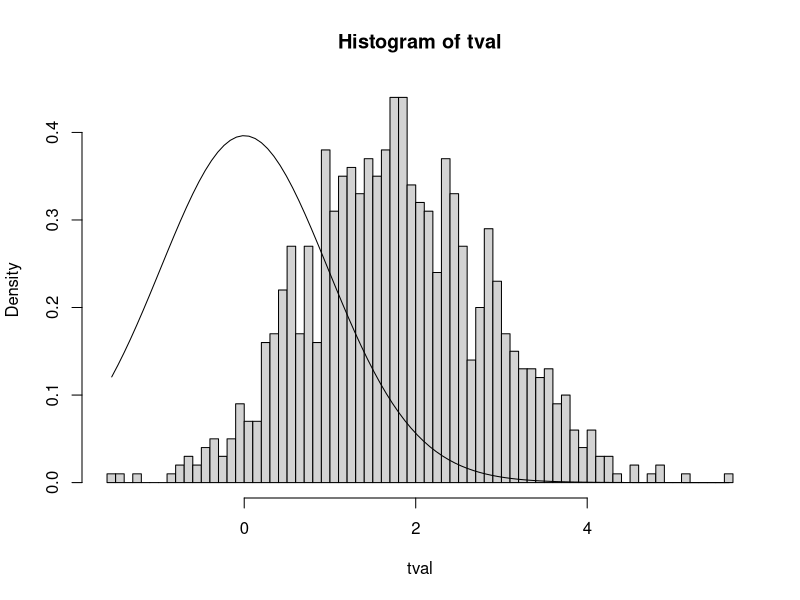
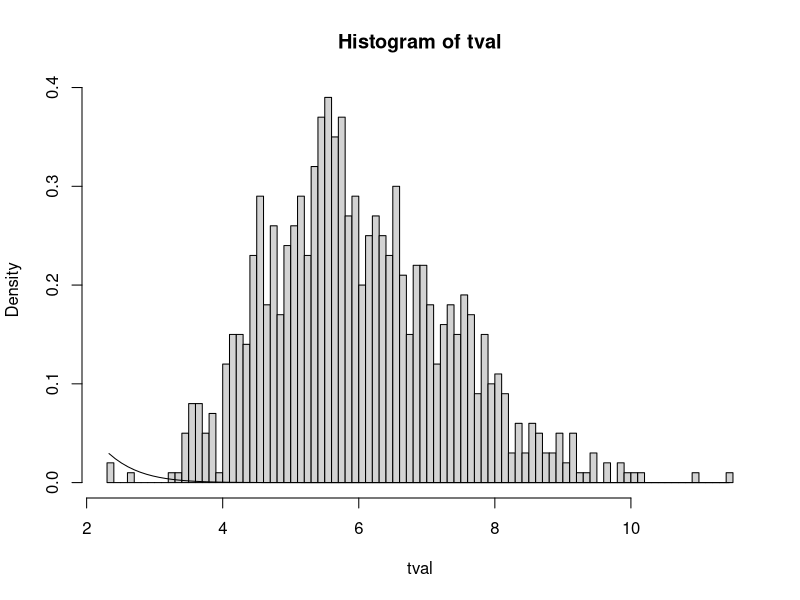
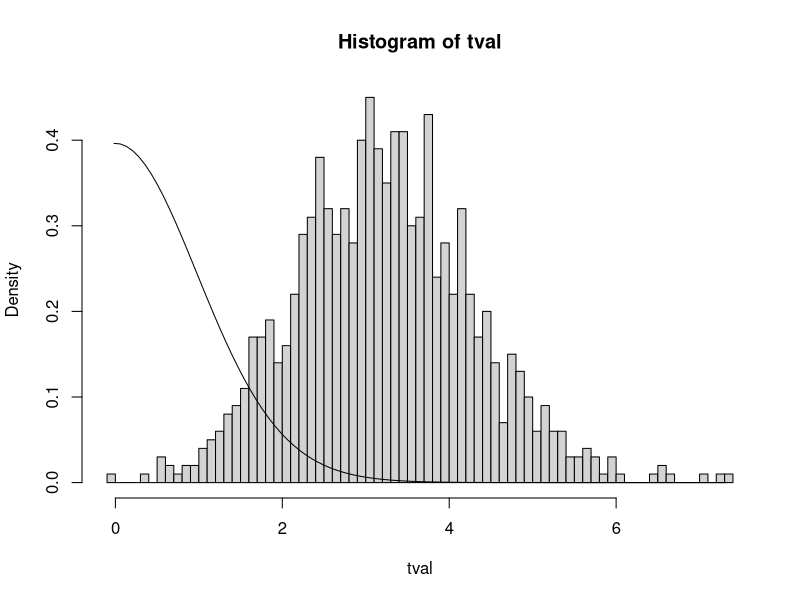

Here is the R script that generated these plots, in order:
# Test de moyenne bilatéral - T test simulation (Monte Carlo)
# Objectif: Estimation de puissance 
# dans le cas: 2 échantillons indépendants de même variance.

# Clear environment
rm(list=ls())

#-----------------------------------------------------------------------
# Paramètres de la simulation
#-----------------------------------------------------------------------



# Taille des échantillons pilotes
# Non nécessairement égaux (dépend des ressources disponibles)
npilote_congruent = 20
npilote_incongruent = 20

# Taille des tirages pour Monte-Carlo.
# On les prends égaux de préférence.
n1 = 20
n2 = 20
# Number of runs for MC
runs = 1000


# Difference between the means
# no difference to test the alpha level (type I errors)
meand = 0
# non null to test how often the existing effect is found (power)
meand = 0.1

# Standard deviation of both samples
s = 0.1

# Erreur de 1ère espèce
alpha = 0.05


#---------------------------------------------------
#                     pilote 
#---------------------------------------------------


pilote_ttest_independants<-function(npilote_congruent, npilote_incongruent, meand, s)
{
  # On simule 2 échantillons "réels"
  congruent = rnorm(npilote_congruent,mean = 0,sd = s)
  incongruent = rnorm(npilote_incongruent,mean = meand,sd = s)
  # On estime la différence de moyenne et l'écart-type
  mean1 = mean(congruent)
  mean2 = mean(incongruent)
  # On suppose leur écart-type égal.
  # On l'estime donc par une moyenne de leur écart-type empirique.
  ecart_type = (sd(congruent)+sd(incongruent))/2
  # On détermine l'intervalle de confiance du ttest
  conf = t.test(incongruent,congruent)$conf.int
  # On retourne l'approximation de l'étude pilote
  return (list(mean1=mean1, mean2=mean2, ecart_type=ecart_type, conf=conf))
}




#---------------------------------------------------
# t-test simulations (Monte-Carlo)
#---------------------------------------------------

ttest_independants_MC<-function(runs, meand, n1, n2, alpha){
 

  # Independent variable (predictor)
  x = c(
    rep(1,n1),	# group 1
    rep(2,n2)	# group 2
  )
  x = factor(x)
  
  # Perform runs (with stochastic sampling)
  tval = numeric(runs) # to store resulting t statistics
  tval_hand = numeric(runs) # to store resulting t statistics (computed by hand)
  pval = numeric(runs) # to store resulting p-values
  for (r in 1:runs) {
    # Generate random independent samples with normal distributions
    # for the dependent variable (predicted)
    y = c(
      rnorm(n1,mean=0,sd=s),
      rnorm(n2,mean=meand,sd=s)
    )
    
    # Hand-made equivalent to compute the t statistic
    # (will produce the same value as model$statistic)
    # DV for each group
    y1 = y[x==1]
    y2 = y[x==2]
    # Pooled standard deviation
    s12 = sqrt((sd(y1)^2+sd(y2)^2)/(n1+n2-2))
    tval_hand[r] = (mean(y1)-mean(y2))/(s12*sqrt((1/n1)+(1/n2)))
    
    
    # Run model : on stocke les t-statistics et p-values
    # du modèle généré par R.
    model = t.test(y2, y1, var.equal=TRUE)
    tval[r] = model$statistic
    pval[r] = model$p.value
    
  }
  
  # Display the resulting statistics
  res = data.frame(
    t_statistic=tval,
    t_statistic_hand=tval_hand,
    p_value=pval
  )
  head(res,10)
  
  # Histograms for the observed t statistic on independent samples
  hist(tval,freq=FALSE,breaks=100)
  # Curve for the theoretical distribution for independent samples
  # (if mean = 0)
  s_range = seq(min(tval),max(tval),length.out=100)
  lines(s_range,dt(s_range,n1+n1-2))
  # if the histogram and curve match,
  # this means we cannot differentiate the results at chance level)
  
  # Directly exploit the pvalues generated by the model
  # to get the power of type I error rate (depending on meand value)
  # p5_model devrait tendre vers 0.05 si meand = 0
  # p5_model nous donne la puissance du test si meand != 0
  nb = sum(pval<alpha)
  # --> signifie que si meand = 0, on conclue à tort un effet à un ratio p5_model
  # si meand != 0, on affirme à raison un effet à un ratio p5_model
  p5_model = nb/runs
  
  # Compute the ratio of type I errors (should be <0.5)
  # equivalent to what precedes (to help you understand the computations)
  # (using the t statistic table/function)
  # p5_hand devrait etre égal à p5_model
  thr_low = qt(alpha/2,n1+n2-2,lower.tail=T)
  thr_upp = qt(alpha/2,n1+n2-2,lower.tail=F)
  nb = sum(tval<thr_low | tval>thr_upp)
  p5_hand = nb/runs
  
  # On calcule la puissance théorique (analytique) du t-test avec le package power:
  # NB: Dans le cas n1 = n2 = n, on devrait avoir p5_package = p5_model = p5_hand.
  p5_package = power.t.test(n=(n1+n2)/2, d = meand/s, sig.level = alpha, type = "two.sample", alternative = "two.sided")$power

  # Add these results to the global table
  results = data.frame(
    n1=n1,
    n2=n2,
    mean_diff=meand,
    sd=s,
    runs=runs,
    p5_model=p5_model,
    p5_hand=p5_hand,
    p5_package=p5_package
  )
  return(results)
}
pilote = pilote_ttest_independants(npilote_congruent, npilote_incongruent, meand, s)
conf_int = pilote$conf
meandinf = conf_int[1]
meandsup = conf_int[2]
resinf = ttest_independants_MC(runs, meandinf, n1, n2, alpha)
ressup = ttest_independants_MC(runs, meandsup, n1, n2, alpha)
resmoy = ttest_independants_MC(runs, meand, n1, n2, alpha)
results = data.frame(
  resinf = resinf,
  ressup = ressup,
  resmoy = resmoy
)
results

# If meand=0, we expect the proportion of p-values<0.05 to be roughly at 0.05 (type I error rate)
# If meand!=0, we expect the proportion of p-values<0.05 to be the highest possible (power)
